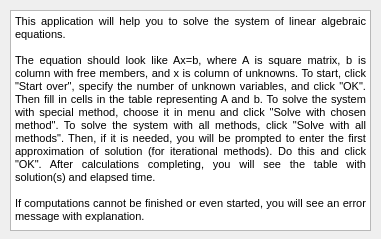
<?xml version="1.0" encoding="UTF-8"?>
<ui version="4.0">
 <class>HelpDialog</class>
 <widget class="QDialog" name="HelpDialog">
  <property name="geometry">
   <rect>
    <x>0</x>
    <y>0</y>
    <width>381</width>
    <height>239</height>
   </rect>
  </property>
  <property name="sizePolicy">
   <sizepolicy hsizetype="Fixed" vsizetype="Fixed">
    <horstretch>0</horstretch>
    <verstretch>0</verstretch>
   </sizepolicy>
  </property>
  <property name="windowTitle">
   <string>Help</string>
  </property>
  <property name="modal">
   <bool>true</bool>
  </property>
  <widget class="QTextBrowser" name="textBrowser">
   <property name="geometry">
    <rect>
     <x>10</x>
     <y>10</y>
     <width>361</width>
     <height>221</height>
    </rect>
   </property>
   <property name="html">
    <string>&lt;!DOCTYPE HTML PUBLIC &quot;-//W3C//DTD HTML 4.0//EN&quot; &quot;http://www.w3.org/TR/REC-html40/strict.dtd&quot;&gt;
&lt;html&gt;&lt;head&gt;&lt;meta name=&quot;qrichtext&quot; content=&quot;1&quot; /&gt;&lt;style type=&quot;text/css&quot;&gt;
p, li { white-space: pre-wrap; }
&lt;/style&gt;&lt;/head&gt;&lt;body style=&quot; font-family:'MS Shell Dlg 2'; font-size:8.25pt; font-weight:400; font-style:normal;&quot;&gt;
&lt;p align=&quot;justify&quot; style=&quot; margin-top:0px; margin-bottom:0px; margin-left:0px; margin-right:0px; -qt-block-indent:0; text-indent:0px;&quot;&gt;&lt;span style=&quot; font-size:8pt;&quot;&gt;This application will help you to solve the system of linear algebraic equations.&lt;br /&gt;&lt;br /&gt;The equation should look like Ax=b, where A is square matrix, b is column with free members, and x is column of unknowns. To start, click &amp;quot;Start over&amp;quot;, specify the number of unknown variables, and click &amp;quot;OK&amp;quot;. Then fill in cells in the table representing A and b. To solve the system with special method, choose it in menu and click &amp;quot;Solve with chosen method&amp;quot;. To solve the system with all methods, click &amp;quot;Solve with all methods&amp;quot;. Then, if it is needed, you will be prompted to enter the first approximation of solution (for iterational methods). Do this and click &amp;quot;OK&amp;quot;. After calculations completing, you will see the table with solution(s) and elapsed time.&lt;br /&gt;&lt;br /&gt;If computations cannot be finished or even started, you will see an error message with explanation.&lt;/span&gt;&lt;/p&gt;&lt;/body&gt;&lt;/html&gt;</string>
   </property>
  </widget>
 </widget>
 <resources/>
 <connections/>
</ui>
